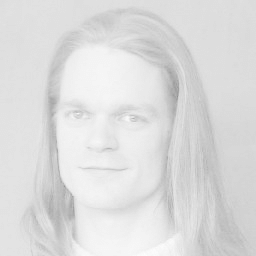
#> input picture low_cont1.png, 256 x 256 px
$ python DIP3.py
#> lines starting #> are read from the running program, lines starting #| are printed output that depends on the picture
#Histogram Equalization
import cv2
from matplotlib import pyplot as plt
import numpy as np
img = cv2.imread("low_cont1.png",0)
#> img is the input picture: shape (256, 256); min 143, max 253, mean 220.5
h,w = img.shape
#> h = 256; w = 256
hist = cv2.calcHist([img],[0],None,[256],[0,255])
#> hist = 256 values, max 6785 at index 221, min 0 at index 0, mean 256
plt.plot(hist)
plt.show()
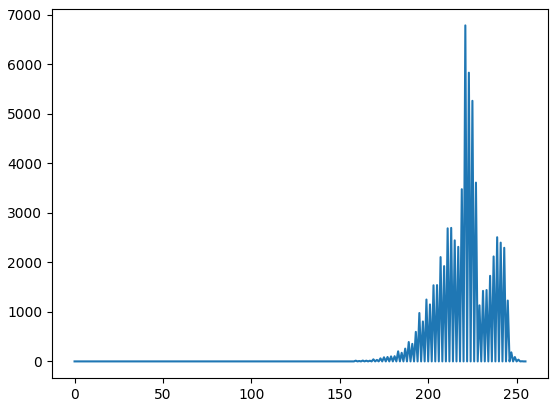
#> figure drawn by matplotlib, 1 panel; curve peaks at x = 221, y = 6785
print(h,w)
#| 256 256
Freq_Count = [0]*256
for i in range(h):
    for j in range(w):
        Freq_Count[img[i][j]] += 1
total = np.sum(Freq_Count)
#> total = 65536
Freq_Count = ((Freq_Count/total))
Freq_Count = np.cumsum(Freq_Count)
#> Freq_Count = 256 values from 0 to 1
Freq_Count = np.ceil(Freq_Count*255)
#> Freq_Count = 256 values from 0 to 255
newImg = np.zeros(img.shape,img.dtype)
for i in range(h):
    for j in range(w):
        newImg[i][j] += Freq_Count[img[i][j]]
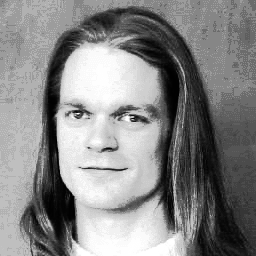
#> newImg: shape (256, 256); min 1, max 255, mean 134.2
cv2.imwrite("eq.jpg",newImg)
hist = cv2.calcHist([newImg],[0],None,[256],[0,255])
#> hist = 256 values, max 6785 at index 134, min 0 at index 0, mean 254.8
plt.plot(hist)
plt.show()
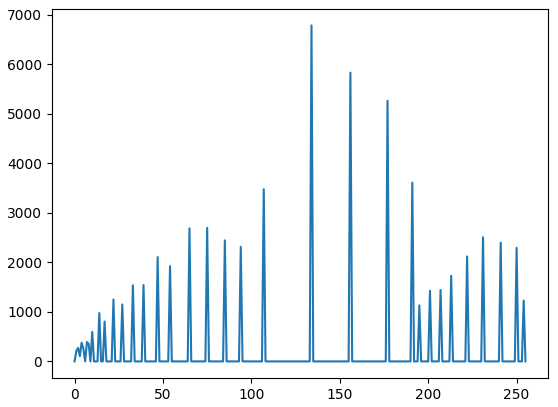
#> figure drawn by matplotlib, 1 panel; curve peaks at x = 134, y = 6785
